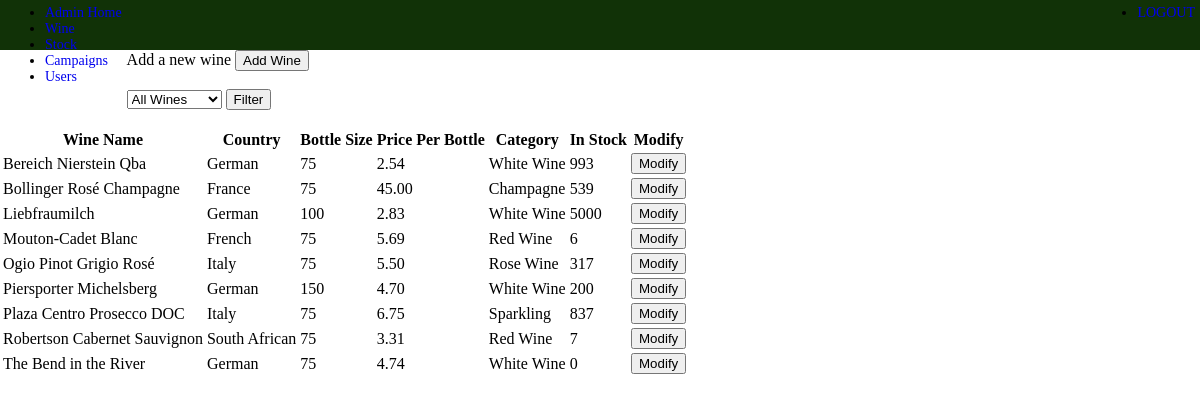
Before: /admin/aWine.php (signed in) with the older database file.
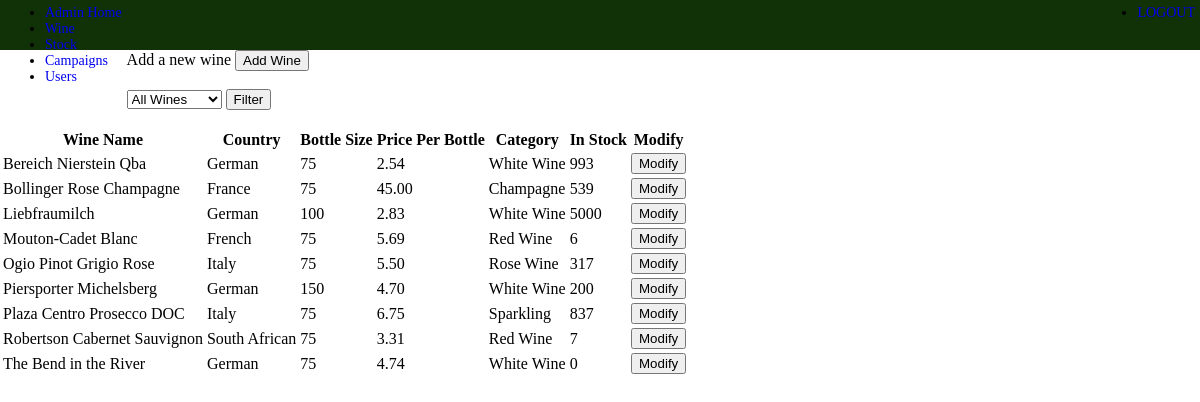
After: the same page with the newer database file.
### tables this page shows
CREATE TABLE IF NOT EXISTS `wine` (
  `wine_id` int(11) NOT NULL,
  `wine_name` varchar(100) NOT NULL,
  `country` varchar(100) NOT NULL,
  `bottle_size` int(11) DEFAULT NULL,
  `description` longtext,
  `price_per_bottle` double(10,2) NOT NULL,
  `bottles_per_case` int(11) NOT NULL,
  `asset_link` varchar(255) DEFAULT NULL,
  `category_id_fk` int(11) NOT NULL
);

CREATE TABLE IF NOT EXISTS `category` (
  `category_id` int(11) NOT NULL,
  `wine_colour` varchar(25) DEFAULT NULL,
  `wine_type` varchar(25) DEFAULT NULL
);

CREATE TABLE IF NOT EXISTS `stock_hold` (
  `stock_hold_id` int(11) NOT NULL,
  `quantity` int(11) NOT NULL DEFAULT '0',
  `wine_id_fk` int(11) NOT NULL
);

### Database/db_Read.php (called while the page is built, shortened)
<?php
    function getAllWines() {
        global $pdo;
        $statement = $pdo->prepare('SELECT * FROM wine, category, stock_hold WHERE stock_hold.wine_id_fk = wine.wine_id AND  wine.category_id_fk = category.category_id ORDER BY wine_name ASC ');
        $statement->execute();
        $result = $statement->fetchAll(PDO::FETCH_CLASS, 'Wine');
        return $result;
    }
?>

### admin/Controllers/aWine_controller.php (called while the page is built, shortened)
<?php
require_once ("../Model/m_wine.php");
if (isset($_GET["aCode"]) && $_GET["aCode"] == "filter" && $_GET["wine_type"] != "all") {
    $accessWines = [];
    $accessWines = getAllWinesByCategory($_GET["wine_type"]);
    $message = "You selection has now been filtered.";
} elseif (isset($_GET["aCode"]) && $_GET["aCode"] == "wine_mod") {
    $accessWines = [];
    $accessWines = getWineById($_GET["wine"]);
    $message = "Modify your selected product here, once the update button is clicked the changes will take effect immediately.";
} else {
    $accessWines = getAllWines();
}
?>

### Model/m_wine.php (called while the page is built, shortened)
<?php
    class Wine implements JsonSerializable {
        function __get($name) {
            return $this->$name;
        }
    }
?>

### admin/aWine.php (the view, shortened to what this page needs)
<?php require_once ('Includes/header.php'); ?>
<?php require_once ('Controllers/aWine_controller.php'); ?>
    <form method="get" action="awine.php">
        <label for="addWine">Add a new wine</label>
        <input type="submit" value="Add Wine">
    </form>
    <br>
    <?php if(isset($_GET["aCode"]) && $_GET["aCode"] == "wine_mod"): ?>
        <form method="post" action="aWine.php" enctype="multipart/form-data">
        <table>
            <tr>
                <th>Wine Name : </th>
                <td>
                    <input type="text" name="wine_name" value="<?= $accessWines[0]->wine_name ?>" >
                </td>
            </tr>
            <tr>
                <th>Country : </th>
                <td>
                    <input type="text" name="country" value="<?= $accessWines[0]->country ?>" >
                </td>
            </tr>
            <tr>
                <th>Bottle Size : </th>
                <td>
                    <input type="text" name="bottle_size" value="<?= $accessWines[0]->bottle_size ?>" >ml
                </td>
            </tr>
            <tr>
                <th>Price : </th>
                <td>
                    £<input type="text" name="price_per_bottle" value="<?= $accessWines[0]->price_per_bottle ?>" >
                </td>
            </tr>
            <tr>
                <th>Current Image : </th>
                <td>
                    <input type="hidden" name="asset_current" value="<?= $accessWines[0]->asset_link ?>" >
                    <img src="../<?= $accessWines[0]->asset_link ?>" alt="Picture of <?= $accessWines[0]->wine_name ?>" height="50px">
                </td>
            </tr>
            <tr>
                <th>Upload New Image : </th>
                <td>
                    <input type="file" name="asset_link"  >
                </td>
            </tr>
            <tr>
                <th>Description : </th>
                <td>
                    <textarea name="description" rows="6" cols="50"><?= $accessWines[0]->description ?></textarea>
                </td>
            </tr>
            <tr>
                <th>Category : </th>
                <td>
                    <select name="category">
                        <?php foreach ($accessCat as $cat): ?>
                            <option name="category" value="<?= $cat->category_id ?>" <?= ($cat->category_id == $accessWines[0]->category_id_fk) ? "selected" : "" ?> ><?= $cat->wine_colour ?> <?= $cat->wine_type ?></option>
                        <?php endforeach; ?>
                    </select>
                </td>
            </tr>
        </table>
            <input type="hidden" name="aCode" value="update">
            <input type="hidden" name="wine" value="<?= $accessWines[0]->wine_id ?>">
            <input type="submit" name="update" value="Update">
            <input type="submit" name="cancel" value="Cancel">
        </form>
    <?php else: ?>
    <form method="get" action="aWine.php">
        <select name="wine_type">
            <option name="wine_type" value="all">All Wines</option>
        </select>
        <input type="submit" value="Filter"/>
    </form>
    <br>
    <table>
        <tr>
            <th>Wine Name</th>
            <th>Country</th>
            <th>Bottle Size</th>
            <th>Price Per Bottle</th>
            <th>Category</th>
            <th>In Stock</th>
            <th>Modify</th>
        </tr>
        <?php foreach ($accessWines as $wine): ?>
        <tr>
            <td><?= $wine->wine_name ?></td>
            <td><?= $wine->country ?></td>
            <td><?= $wine->bottle_size ?></td>
            <td><?= $wine->price_per_bottle ?></td>
            <td><?= $wine->wine_colour ?> <?= $wine->wine_type ?></td>
            <td><?= $wine->quantity ?></td>
            <td>
                <form method="get" action="aWine.php">
                    <input type="submit" value="Modify">
                </form>
            </td>
        </tr>
        <?php endforeach; ?>
    </table>
    <?php endif; ?>
<?php require_once ('Includes/footer.php'); ?>

Changed rows visible on the page:
changed wine "France": wine_name "Bollinger Rosé Champagne" → "Bollinger Rose Champagne"
changed wine "Rose": wine_name "Ogio Pinot Grigio Rosé" → "Ogio Pinot Grigio Rose"
